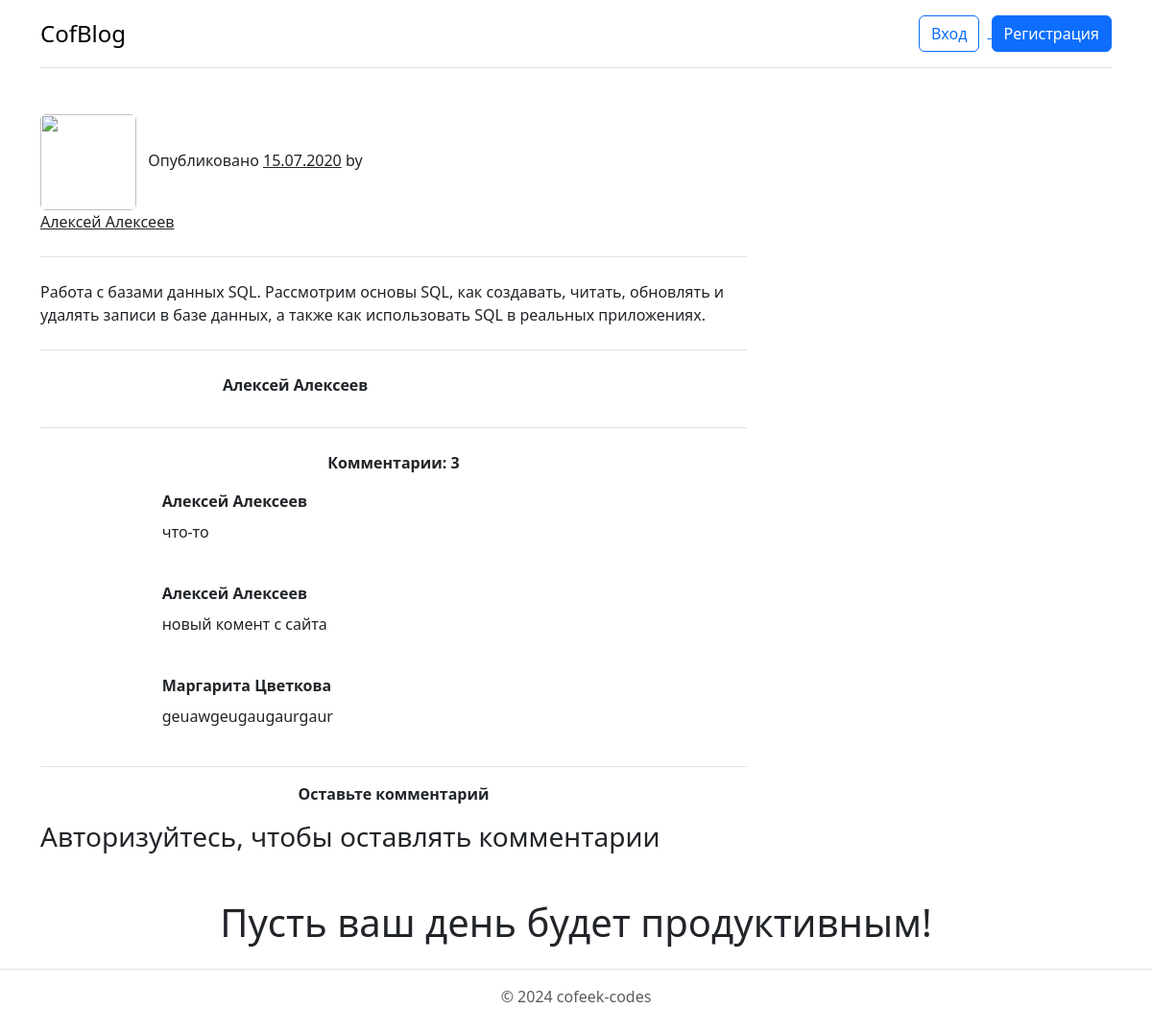
/pages/post.php?id=4, run on the app's committed database.
### tables this page shows
CREATE TABLE `users` (
  `id` int(11) NOT NULL,
  `name` varchar(200) NOT NULL,
  `email` varchar(200) NOT NULL,
  `password` varchar(200) NOT NULL,
  `isAdmin` tinyint(1) NOT NULL
);

CREATE TABLE `posts` (
  `id` int(11) NOT NULL,
  `title` varchar(200) NOT NULL,
  `content` text NOT NULL,
  `thumbnailUrl` varchar(200) NOT NULL,
  `id_user` int(11) NOT NULL
);

CREATE TABLE `comments` (
  `id` int(11) NOT NULL,
  `text` text NOT NULL,
  `isApproved` tinyint(1) NOT NULL,
  `user_id` int(11) NOT NULL,
  `post_id` int(11) NOT NULL
);

### pages/post.php (the view, shortened to what this page needs)
<?php require "../components/links.php"; ?>
<?php require "../components/header.php"; ?>
<?php
$conn = new mysqli("localhost", "root", "", "kormyshevblog");
$get_posts_query = "SELECT * FROM `posts` WHERE id = " . htmlspecialchars($_GET['id']);
$posts_fetch_res = $conn->query($get_posts_query);
$post = $posts_fetch_res->fetch_assoc();
$get_author_query  =
    "SELECT * FROM `users` WHERE id = " . htmlspecialchars($post['id_user']);
$author_fetch_res = $conn->query($get_author_query);
$author = $author_fetch_res->fetch_assoc();
?>
<main>
    <div class="container">
        <div class="row">
            <div class="col-md-8 mb-4">
                <section class="border-bottom mb-4">
                    <div class="row align-items-center mb-4">
                        <div class="col-lg-6 text-center text-lg-start mb-3 m-lg-0">
                            <img src="../assets/img/avatar.png" class="rounded shadow-1-strong me-2" height="100" width="100" alt="" loading="lazy" />
                            <span> Опубликовано <u>15.07.2020</u> by</span>
                            <a href="" class="text-dark"><?php echo $author['name']; ?></a>
                        </div>
                    </div>
                </section>
                <section>
                    <p>
                        <?php echo $post['content'] ?>
                    </p>
                </section>
                <section class="border-bottom border-top mt-4 pt-4 mb-4 pb-4">
                    <div class="row">
                        <div class="col-3">
                        </div>
                        <div class="col-9">
                            <p class="mb-2"><strong><?php echo $author['name']; ?></strong></p>
                        </div>
                    </div>
                </section>
                <section class="border-bottom mb-3">
                    <?php
                    $conn = new mysqli("localhost", "root", "", "kormyshevblog");
                    $get_comments_query = "SELECT * FROM `comments` WHERE isApproved = 1 AND post_id = " . $_GET['id'];
                    $comments_res = $conn->query($get_comments_query);
                    $comments_count = sizeof($comments_res->fetch_all());
                    ?>
                    <p class="text-center"><strong>Комментарии: <?php echo $comments_count; ?></strong></p>
                    <?php $conn = new mysqli("localhost", "root", "", "kormyshevblog");
                    $get_comments_query = "SELECT * FROM `comments` WHERE isApproved = 1 AND post_id = " . $_GET['id'];
                    $comments_res = $conn->query($get_comments_query);
                    while ($comment = $comments_res->fetch_assoc()) :
                        $comment_autor_query = $conn->query("SELECT * FROM `users` WHERE id = " . $comment['user_id']);
                        $comment_author = $comment_autor_query->fetch_assoc();
                    ?>
                        <div class="row mb-4">
                            <div class="col-2">
                            </div>
                            <div class="col-10">
                                <p class="mb-2"><strong><?php echo $comment_author['name'] ?></strong></p>
                                <p>
                                    <?php echo $comment['text']; ?>
                                </p>
                            </div>
                        </div>
                    <?php endwhile; ?>
                </section>
                <section>
                    <p class="text-center"><strong>Оставьте комментарий</strong></p>
                    <?php if (isset($_SESSION['current_user_id'])) : ?>
                        <form action="../functions/doComment.php" method="post">
                            <div class="form-outline mb-4" data-mdb-input-init>
                                <textarea name="text" class="form-control" id="form4Example3" rows="4"></textarea>
                                <label class="form-label" for="form4Example3">Коммент</label>
                            </div>
                            <input type="hidden" name="post_id" value="<?php echo $_GET['id']; ?>">
                            <button type="submit" class="btn btn-primary btn-block mb-4" data-mdb-ripple-init>
                                Отправить
                            </button>
                        </form>
                    <?php else : ?>
                        <h3>Авторизуйтесь, чтобы оставлять комментарии</h3>
                    <?php endif; ?>
                </section>
            </div>
        </div>
    </div>
</main>
<?php require "../components/footer.php"; ?>

### data on the page
users: name "Алексей Алексеев"
posts: content "Работа с базами данных SQL. Рассмотрим основы SQL, как создавать, читать, обновлять и удалять записи в базе данных, а также как использовать SQL в реальных приложениях."
comments: user.name "Алексей Алексеев", text "что-то"
comments: user.name "Алексей Алексеев", text "новый комент с сайта"
comments: user.name "Маргарита Цветкова", text "geuawgeugaugaurgaur"

### other printed values
$comments_count "3"
